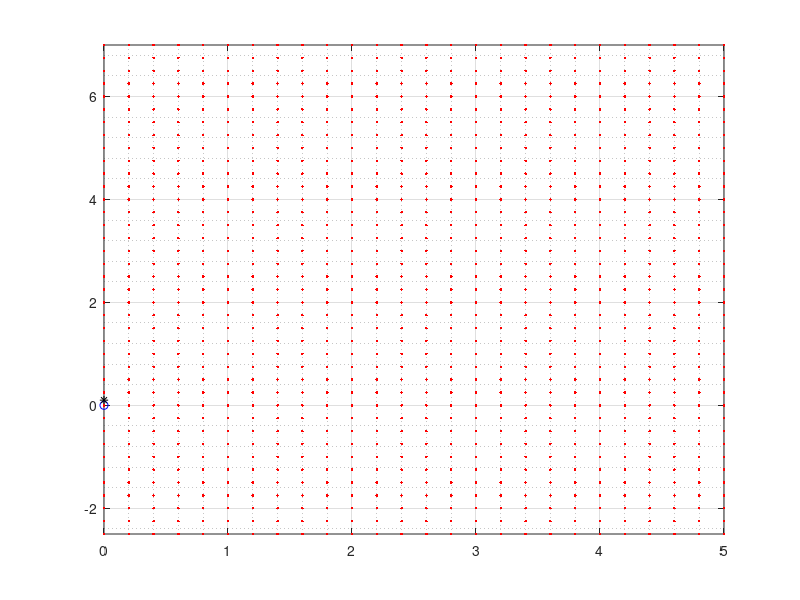

Recreate this plot in MATLAB. (Note: this script raises an error after producing the figure.)
clear all; clc
T=5;
f = @(t,y) y-sin(t)+cos(t);
% Su solucion con y(0) = 0 es : y(t) = sin(t);
% pero si cambiamos el punto de inicio es inestable

xint=0:0.2:5;
yint=-2.5:0.25:7;

figure

plot(0,sin(0),'bo');
hold on
plot(0,0.1,'k*');
axis([0 5 -2.5 7]);
grid on; grid minor;
waitforbuttonpress % hay que hacer clic sobre la figura para continuar.
plot(xint'*ones(size(yint)),ones(size(xint'))*yint,'r.');
% puntos en color rojo donde mostramos las pendientes o derivadas
% hold off
waitforbuttonpress
dirfield(f,xint,yint); hold on
% dirfield es una programacion en matlab y la copie para octave, grafica los
% pendientes de la funcion solucion de la ODE en cada punto.
waitforbuttonpress
tv=linspace(0,T,50);
for i=1:length(tv)
  plot(tv(1:i),sin(tv(1:i)),'k');
  % graficamos la solucion en color negro
  hold on
  % cuando y(0) = 0.1 la solucion es: y=sin(t)+C/exp(t).
  % la graficamos en color azul
  plot(tv(1:i),sin(tv(1:i))+0.1*exp(tv(1:i)),'b');
  pause(0.1)
end